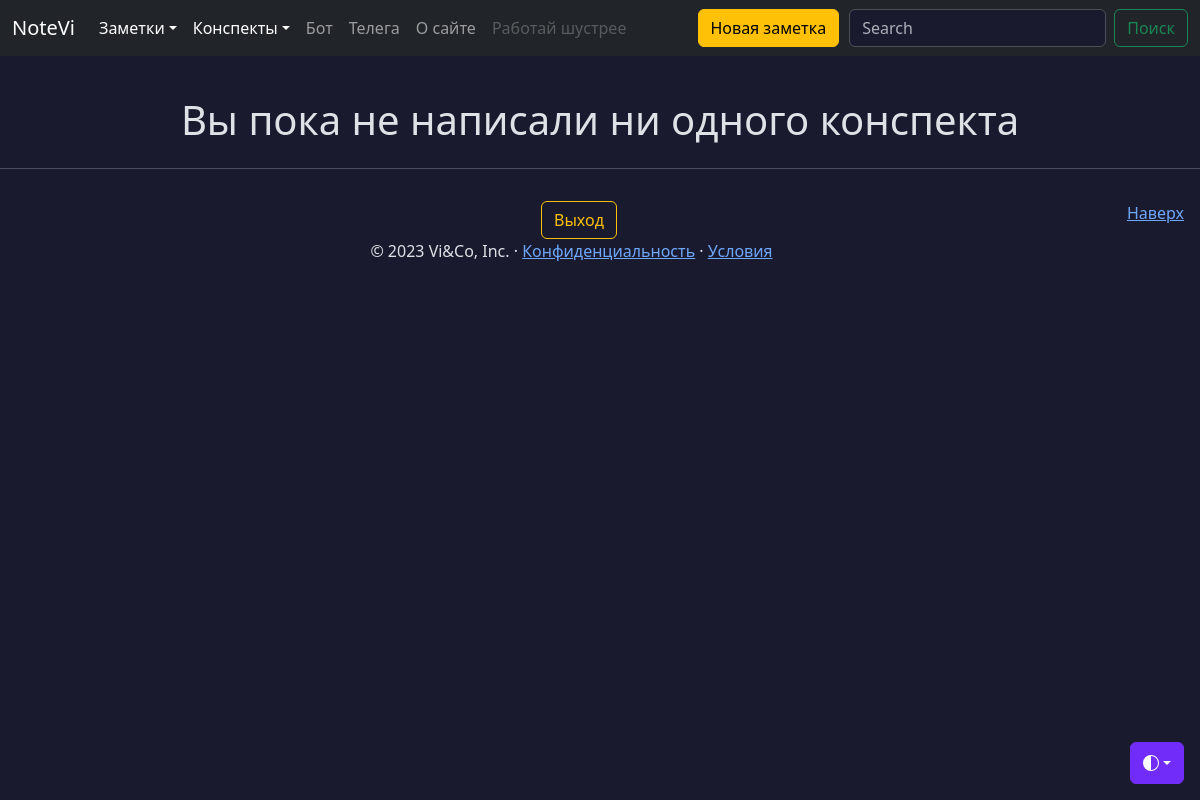
Before: /conspects (signed in) with the older database file.
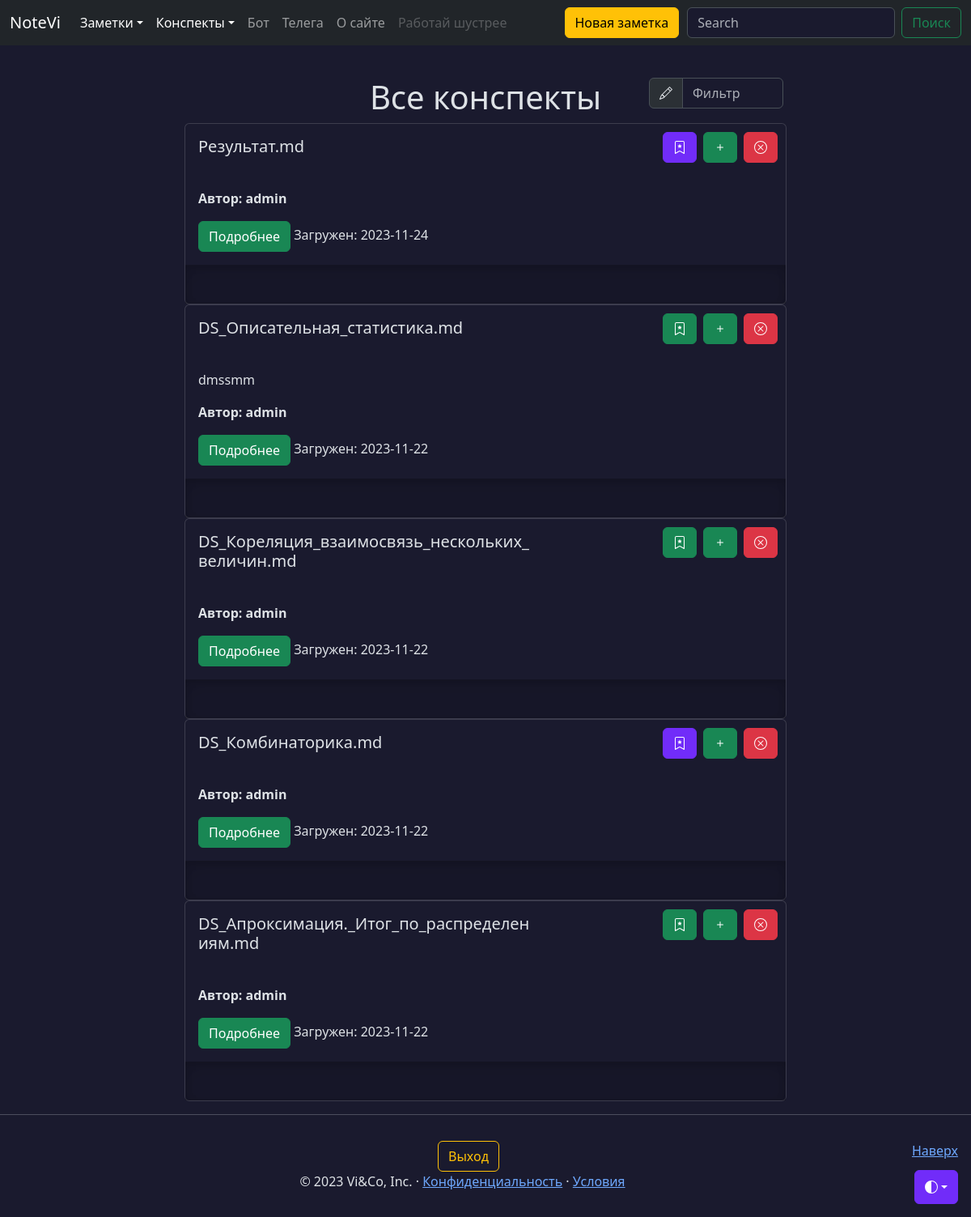
After: the same page with the newer database file.
### models.py (models this page shows, shortened)
class Conspect(db.Model):
    id = db.Column(db.Integer, primary_key=True)
    name = db.Column(db.String(100), nullable=False, default='Not_name')
    files = db.relationship('File',
                            secondary='conspect_file',
                            lazy='subquery',
                            backref=db.backref('conspects',
                                               lazy=True))
    add_date = db.Column(db.Date(), default=datetime.utcnow)
    public = db.Column(db.String(8), default=None)
    user_id = db.Column(db.Integer, db.ForeignKey('user.id'))
    intro = db.Column(db.String(200), nullable=False, default=' ')
    favorites = db.relationship('User',
                                secondary='favorites_conspect',
                                backref=db.backref('favorite_conspects',
                                                   lazy=True),
                                lazy='subquery')
    images = db.relationship('File',
                             secondary='conspect_image',
                             lazy='subquery',
                             backref=db.backref('img_conspects',
                                                lazy=True))

class User(db.Model, UserMixin):
    id = db.Column(db.Integer, primary_key=True)
    username = db.Column(
        db.String(64), index=True, unique=True, nullable=False
    )
    email = db.Column(db.String(120), index=True, unique=True, nullable=False)
    password_hash = db.Column(db.String(255), nullable=False)
    notes = db.relationship('Note',
                            backref='author',
                            lazy='dynamic',
                            cascade='all, delete')
    created_on = db.Column(db.DateTime(), default=datetime.utcnow)
    updated_on = db.Column(
        db.DateTime(), default=datetime.utcnow, onupdate=datetime.utcnow
    )
    is_active = db.Column(db.Boolean(), default=True)
    conspects = db.relationship('Conspect',
                                backref='author',
                                lazy='dynamic',
                                cascade='all, delete'
                                )
    def is_favorite_conspect(self, conspect):
        if not self.favorite_conspects:
            return False
        return conspect in self.favorite_conspects
    def is_author(self, instance):
        return self.id == instance.user_id

### views/conspects.py (the view)
@app.route('/conspects')
def conspects():
    endpoint = request.endpoint
    if current_user.is_authenticated:
        conspects = (Conspect.query
                             .filter(Conspect.user_id == current_user.id)
                             .order_by(Conspect.id.desc())
                             .all())
        return render_template('conspects.html',
                               endpoint=endpoint,
                               conspects=conspects)
    return render_template('conspects.html', endpoint=endpoint)

### models.py (called while the page is built)
@login_manager.user_loader
def load_user(user_id):
    return db.session.query(User).get(user_id)

### templates/conspects.html (shortened to what this page needs)
{% extends 'base.html' %}
{% block content %}
{% if request.endpoint == 'public_conspects' or current_user.is_authenticated %}
<div class="container mt-5">
  <div class="row justify-content-md-center">
    {% if conspects|length > 0 %}
    <div class="col-sm-4 col-lg-2">
    </div>
    <div class="col-sm-4 align-self-center">
        <h1 style="text-align: center;">Все конспекты</h1>
    {% else %}
      {% if request.endpoint == 'public' %}
        <h1 style="text-align: center;">Публичные конспекты отсутствуют</h1>
      {% elif request.endpoint == 'favorite_conspects' %}
        <h1 style="text-align: center;">У вас нет избранных конспектов</h1>
      {% else %}
        <h1 style="text-align: center;">Вы пока не написали ни одного конспекта</h1>
      {% endif %}
    {% endif %}
    </div>
    {% if conspects|length > 0 %}
      <div class="col-sm-4 col-lg-2 mb-2">
        <div class="input-group">
          <span class="input-group-text" id="basic-addon1">
          </span>
          <input type="text" class="form-control" placeholder="Фильтр" aria-label="Фильтр" aria-describedby="basic-addon1" id="filterInput">
        </div>
      </div>
    </div>
    {% endif %}
    {% if conspects|length > 0 %}
      {% for conspect in conspects %}
        <div class="card container col-lg-8 p-0">
          <div class="card-body container">
            <h5 class="card-title col-7">{{ conspect.name }}</h5>
            <il class="align-self-end">{% include 'includes/btn_conspect.html' %}</il>
          </div>
          <div class="card-body container">
            {% if conspect.intro|length > 3 %}
            <p class="card-text">{{ conspect.intro }}</p>
            {% endif %}
            <p class="card-author"><b>Автор: {{ conspect.author.username }}</b></p>
            <a href="{{ url_for('conspect', id=conspect.id) }}" class="btn btn-success" data-toggle="button" aria-pressed="false" autocomplete="off">
                Подробнее
            </a>
            <note class="date col">Загружен: {{ conspect.add_date }}</note>
          </div>
          <div class="b-example-divider" style="width: 100%;"></div>
        </div>
      {% endfor %}
    {% endif %}
  </div>
  {% else %}
  <div class="container mt-5">
    <h1 style="text-align: center;">Войдите или зарегистрируйтесь</h1>
  </div>
  {% endif %}
{% endblock %}

### templates/base.html (shortened to what this page needs)
<!DOCTYPE html>
<html lang="ru" data-bs-theme="dark">
<head>
    <link rel="stylesheet" href="https://cdn.jsdelivr.net/npm/@docsearch/css@3">
    <link rel="stylesheet" href="{{ url_for('static', filename='css/main.css')}}" rel="stylesheet">
    <link rel="stylesheet" href="{{ url_for('static', filename='css/drop-menu.css')}}" rel="stylesheet">
    <link href="{{ url_for('static', filename='css/base.css')}}" rel="stylesheet">
</head>
<body>
    {% include 'includes/dropdown_light.html' %}
    {% include 'includes/header.html' %}
    <div class="wrapper">
      <main class="main">
        {% block content %} {% endblock %}
      </main>
    </div>
    {% include 'includes/footer.html' %}
</body>
</html>

### templates/includes/dropdown_light.html (shortened to what this page needs)
<div class="dropdown position-fixed bottom-0 end-0 mb-3 me-3 bd-mode-toggle">
  <button class="btn btn-bd-primary py-2 dropdown-toggle d-flex align-items-center"
          id="bd-theme"
          type="button"
          aria-expanded="false"
          data-bs-toggle="dropdown"
          aria-label="Toggle theme (auto)">
    <svg class="bi my-1 theme-icon-active" width="1em" height="1em"><use href="#circle-half"></use></svg>
  </button>
</div>

### templates/includes/header.html (shortened to what this page needs)
<header data-bs-theme="dark">
  <nav class="navbar navbar-expand-md navbar-dark fixed-top bg-dark">
    <div class="container-fluid">
      <a class="navbar-brand" href="{{ url_for('index') }}">NoteVi</a>
      <div class="collapse navbar-collapse" id="navbarCollapse">
        <ul class="navbar-nav me-auto mb-2 mb-md-0">
          {% if current_user.is_authenticated %}
          <li class="nav-item">
            <div class="dropdown">
              <a class="nav-link active dropdown-toggle show" id="dropdownMenuButton5" data-bs-toggle="dropdown" aria-haspopup="true" aria-expanded="true" aria-current="page">Заметки</a>
            </div>
          </li>
          <li class="nav-item">
            <div class="dropdown">
              <a class="nav-link active dropdown-toggle show" id="dropdownMenuButton5" data-bs-toggle="dropdown" aria-haspopup="true" aria-expanded="true" aria-current="page">Конспекты</a>
            </div>
          </li>
          {% endif %}
          <li class="nav-item">
            <a class="nav-link" href="{{ url_for('bot') }}">Бот</a>
          </li>
          <li class="nav-item">
            <a class="nav-link" href="{{ url_for('telegram') }}">Телега</a>
          <li class="nav-item">
          {% if request.endpoint != 'about' %}
            <a class="nav-link" href="{{ url_for('about') }}">О сайте</a>
          </li>
          {% endif %}
          <li class="nav-item">
            <a class="nav-link disabled" aria-disabled="true">Работай шустрее</a>
          </li>
        </ul>
        {% if current_user.is_authenticated %}
          <a href="{{ url_for('create_note') }}" class="btn btn-warning mb-2 mb-md-0" style="margin-right: 10px;">Новая заметка</a>
        {% else %}
          <a href="{{ url_for('login') }}" class="btn btn-warning mb-2 mb-md-0" style="margin-right: 10px;">Вход</a>
        {% endif %}
        <form class="d-flex" role="search">
          <input class="form-control me-2" type="search" placeholder="Search" aria-label="Search">
          <button class="btn btn-outline-success" type="submit">Поиск</button>
        </form>
      </div>
    </div>
  </nav>
</header>

### templates/includes/btn_conspect.html (shortened to what this page needs)
{% if current_user.is_authenticated %}
  {% if not current_user.is_author(conspect) %}
  <a {% if current_user.is_favorite_conspect(conspect) %} href="/conspects/{{ conspect.id }}/unfavorite" class="btn btn-success btn-bd-primary delete-button" {% else %} href="/conspects/{{ conspect.id }}/favorite" class="btn btn-success delete-button" {% endif %}>
    <svg xmlns="http://www.w3.org/2000/svg" width="16" height="16" fill="currentColor" class="bi bi-trash" viewBox="0 0 16 16">
      <path d="M7.84 4.1a.178.178 0 0 1 .32 0l.634 1.285a.178.178 0 0 0 .134.098l1.42.206c.145.021.204.2.098.303L9.42 6.993a.178.178 0 0 0-.051.158l.242 1.414a.178.178 0 0 1-.258.187l-1.27-.668a.178.178 0 0 0-.165 0l-1.27.668a.178.178 0 0 1-.257-.187l.242-1.414a.178.178 0 0 0-.05-.158l-1.03-1.001a.178.178 0 0 1 .098-.303l1.42-.206a.178.178 0 0 0 .134-.098L7.84 4.1z"></path>
      <path d="M2 2a2 2 0 0 1 2-2h8a2 2 0 0 1 2 2v13.5a.5.5 0 0 1-.777.416L8 13.101l-5.223 2.815A.5.5 0 0 1 2 15.5V2zm2-1a1 1 0 0 0-1 1v12.566l4.723-2.482a.5.5 0 0 1 .554 0L13 14.566V2a1 1 0 0 0-1-1H4z"></path>
    </svg>
  </a>
  {% else %}
  <a {% if current_user.is_favorite_conspect(conspect) %} href="/conspects/{{ conspect.id }}/unfavorite" class="btn btn-success btn-bd-primary favorite-button" {% else %} href="/conspects/{{ conspect.id }}/favorite" class="btn btn-success favorite-button" {% endif %}>
  </a>
  {% endif %}
{% endif %}
{% if current_user.is_authenticated and current_user.is_author(conspect) %}
  <a href="{{ url_for('add_intro', id=conspect.id) }}" class="btn btn-success edit-button">
    <svg xmlns="http://www.w3.org/2000/svg" width="16" height="16" fill="currentColor" class="bi bi-plus" viewBox="0 0 16 16">
      <path d="M8 4a.5.5 0 0 1 .5.5v3h3a.5.5 0 0 1 0 1h-3v3a.5.5 0 0 1-1 0v-3h-3a.5.5 0 0 1 0-1h3v-3A.5.5 0 0 1 8 4z"/>
    </svg>
  </a>
  <a href="/conspects/{{ conspect.id }}/confirm" class="btn btn-danger delete-button">
    </a>
{% endif %}

### templates/includes/footer.html (shortened to what this page needs)
<hr class="featurette-divider">
<footer class="page-footer">
  {% if current_user.is_authenticated %}
    <a href="/logout" class="btn btn-outline-warning" style="margin-left: 15px;">Выход</a>
  {% endif %}
  <p class="float-end"><a href="#">Наверх</a></p>
  <p>© 2023 Vi&Co, Inc. · <a href="/contact">Конфиденциальность</a> · <a href="/conditions">Условия</a></p>
</footer>

### static/css/drop-menu.css (style rules this page uses)
.dropdown { position: relative; display: inline-block; }

### static/css/base.css (style rules this page uses)
body { padding-top: 3rem; color: rgb(var(--bs-tertiary-color-rgb)); display: flex; flex-direction: column; height: 100%; }
.page-footer { padding: 1rem; text-align: center; }
.main { flex: 1 1 auto; }
.wrapper { min-height: 100%; display: flex; flex-direction: column; }
.favorite-button { position: absolute; top: 10px; right: 110px; }
.edit-button { position: absolute; top: 10px; right: 60px; }
.delete-button { position: absolute; top: 10px; right: 10px; }
.b-example-divider { width: 100%; height: 3rem; background-color: rgba(0, 0, 0, .1); border: solid rgba(0, 0, 0, .15); border-width: 1px 0; box-shadow: inset 0 .5em 1.5em rgba(0, 0, 0, .1), inset 0 .125em .5em rgba(0, 0, 0, .15); }
.bi { vertical-align: -.125em; fill: currentColor; }
.btn-bd-primary { --bd-violet-bg: #712cf9; --bd-violet-rgb: 112.520718, 44.062154, 249.437846; --bs-btn-font-weight: 600; --bs-btn-color: var(--bs-white); --bs-btn-bg: var(--bd-violet-bg); --bs-btn-border-color: var(--bd-violet-bg); --bs-btn-hover-color: var(--bs-white); --bs-btn-hover-bg: #6528e0; --bs-btn-hover-border-color: #6528e0; --bs-btn-focus-shadow-rgb: var(--bd-violet-rgb); --bs-btn-active-color: var(--bs-btn-hover-color); --bs-btn-active-bg: #5a23c8; --bs-btn-active-border-color: #5a23c8; }
.bd-mode-toggle { z-index: 1500; }
p { white-space: pre-line; }

Changed rows visible on the page:
added Conspect: name "Результат.md", author.username "admin", add_date "2023-11-24"
added Conspect: name "DS_Описательная_статистика.md", intro "dmssmm", author.username "admin", add_date "2023-11-22"
added Conspect: name "DS_Кореляция_взаимосвязь_нескольких_величин.md", author.username "admin", add_date "2023-11-22"
added Conspect: name "DS_Комбинаторика.md", author.username "admin", add_date "2023-11-22"
added Conspect: name "DS_Апроксимация._Итог_по_распределениям.md", author.username "admin", add_date "2023-11-22"
Other visible differences:
text no longer shown: "Вы пока не написали ни одного конспекта"
text now shown: "Все конспекты"
